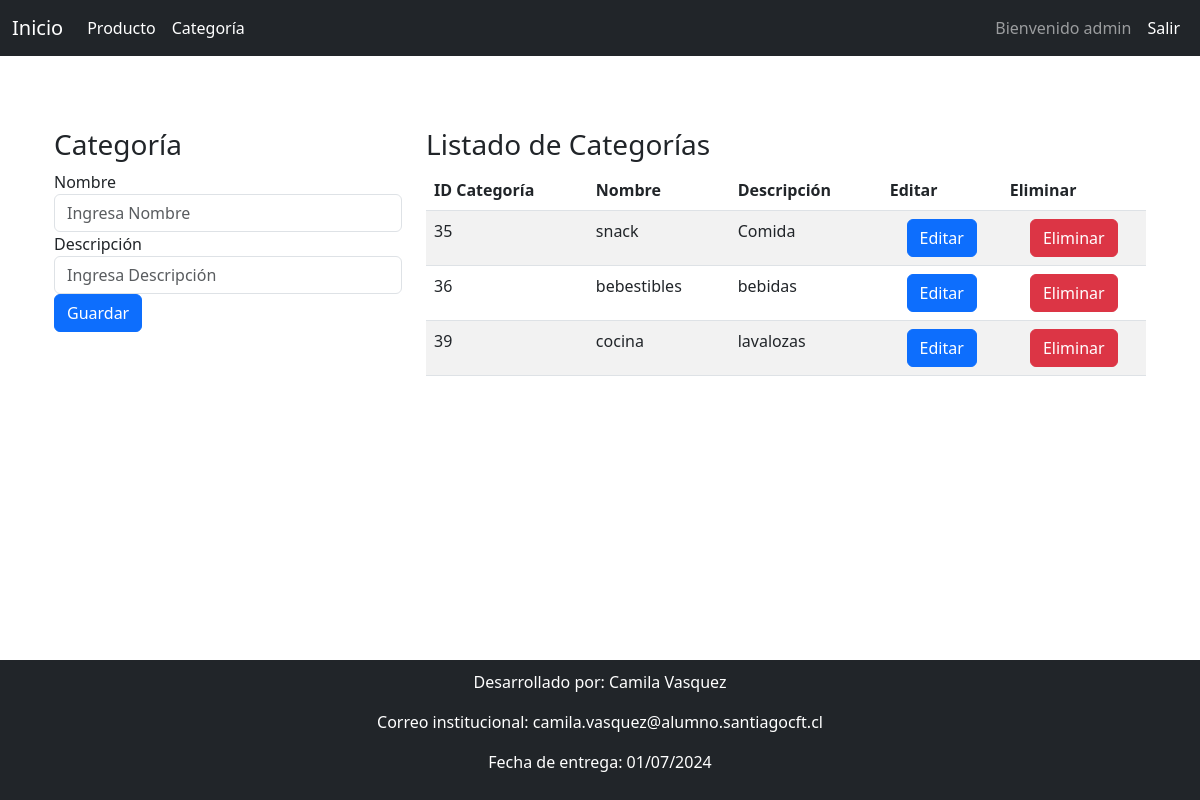
The page /categoria/ (signed in) on the database its author committed.
### categoria/models.py (models this page shows, shortened)
class Categoria(models.Model):
    id_categoria = models.AutoField(primary_key=True) # Campo ID autoincremental
    nombre = models.CharField(max_length=20) # Campo nombre con longitud máxima de 20 caracteres
    descripcion = models.CharField(max_length=20)  # Campo descripción con longitud máxima de 20 caracteres

### categoria/views.py (the view)
# urls.py: path('',views.CategoriaL, name="categoria"),# Ruta para la vista que lista las categorías
def CategoriaL(request):
    try:
        categorias=Categoria.objects.all()
        return render(request,'categoria.html',
                    context={'categorias':categorias}
                    )
    except Exception as e:# Si ocurriese un error al obtener las categorías, muestra un mensaje de error
            messages.error(request, e)

### categoria/templates/categoria.html (shortened to what this page needs)
{% extends 'base.html' %}
{% block content %}
<div class="container mt-5">
    <div class="row">
        <div class="col-md-4">
            <h3>Categoría</h3>
            <form action="Guardar_categoria/" method="POST">
                <div class="form-group">
                    <label for="nombre">Nombre</label>
                    <input type="text" class="form-control" id="nombre" name="nombre" placeholder="Ingresa Nombre">
                </div>
                <div class="form-group">
                    <label for="descripcion">Descripción</label>
                    <input type="text" class="form-control" id="descripcion" name="descripcion" placeholder="Ingresa Descripción" required>
                </div>
                <button type="submit" class="btn btn-primary">Guardar</button>
            </form>
        </div>
        <div class="col-md-8">
            <h3>Listado de Categorías</h3>
            <div class="table-responsive">
                <table class="table table-striped">
                    <thead>
                        <tr>
                            <th scope="col">ID Categoría</th>
                            <th scope="col">Nombre</th>
                            <th scope="col">Descripción</th>
                            <th scope="col">Editar</th>
                            <th scope="col">Eliminar</th>
                        </tr>
                    </thead>
                    <tbody>
                        {% for categoria in categorias %}
                        <tr>
                            <td>{{ categoria.id_categoria }}</td>
                            <td>{{ categoria.nombre }}</td>
                            <td>{{ categoria.descripcion }}</td>
                            <td class="text-center">
                                <a href="Editar_categoria/{{ categoria.id_categoria }}" class="btn btn-primary btn-md">Editar</a>
                            </td>
                            <td class="text-center">
                                <a href="Eliminar_categoria/{{ categoria.id_categoria }}" class="btn btn-danger btn-md">Eliminar</a>
                            </td>
                        </tr>
                        {% endfor %}
                    </tbody>
                </table>
            </div>
        </div>
    </div>
</div>
{% endblock content %}

### templates/base.html (shortened to what this page needs)
<!DOCTYPE html>
<html lang="es">
<head>
    <link href="https://cdn.jsdelivr.net/npm/bootstrap@5.3.0/dist/css/bootstrap.min.css" rel="stylesheet">
</head>
<body>
<nav class="navbar navbar-expand-lg navbar-dark bg-dark">
    <div class="container-fluid">
        <a class="navbar-brand" href="{% url 'home' %}">Inicio</a>
        <div class="collapse navbar-collapse" id="navbarNav">
            {% if user.is_authenticated %}
            <ul class="navbar-nav me-auto">
                <li class="nav-item">
                    <a class="nav-link active" href="{% url 'producto' %}">Producto</a>
                </li>
                <li class="nav-item">
                    <a class="nav-link active" href="{% url 'categoria' %}">Categoría</a>
                </li>
            </ul>
            <ul class="navbar-nav ms-auto">
                <li class="nav-item d-flex align-items-center">
                    <span class="navbar-text me-2">
                        Bienvenido {{ user }}
                    </span>
                </li>
                <li class="nav-item">
                    <a class="nav-link active" href="{% url 'logout' %}">Salir</a>
                </li>
            </ul>
            {% endif %}
        </div>
    </div>
</nav>
<div class="container mt-4">
    {% block content %}
    {% endblock %}
</div>
<footer class="bg-dark text-white text-center mt-auto">
    <p>Desarrollado por: Camila Vasquez</p>
    <p>Correo institucional: camila.vasquez@alumno.santiagocft.cl</p>
    <p>Fecha de entrega: 01/07/2024</p>
</footer>
</body>
</html>

### templates/base.html (style rules this page uses)
body { display: flex; flex-direction: column; min-height: 100vh; }
footer { position: relative; bottom: 0; width: 100%; padding: 10px 0; }

### rows shown on the page
Categoria: id_categoria "35", nombre "snack", descripcion "Comida"
Categoria: id_categoria "36", nombre "bebestibles", descripcion "bebidas"
Categoria: id_categoria "39", nombre "cocina", descripcion "lavalozas"

### other values the page prints
{{ user }} "admin"
